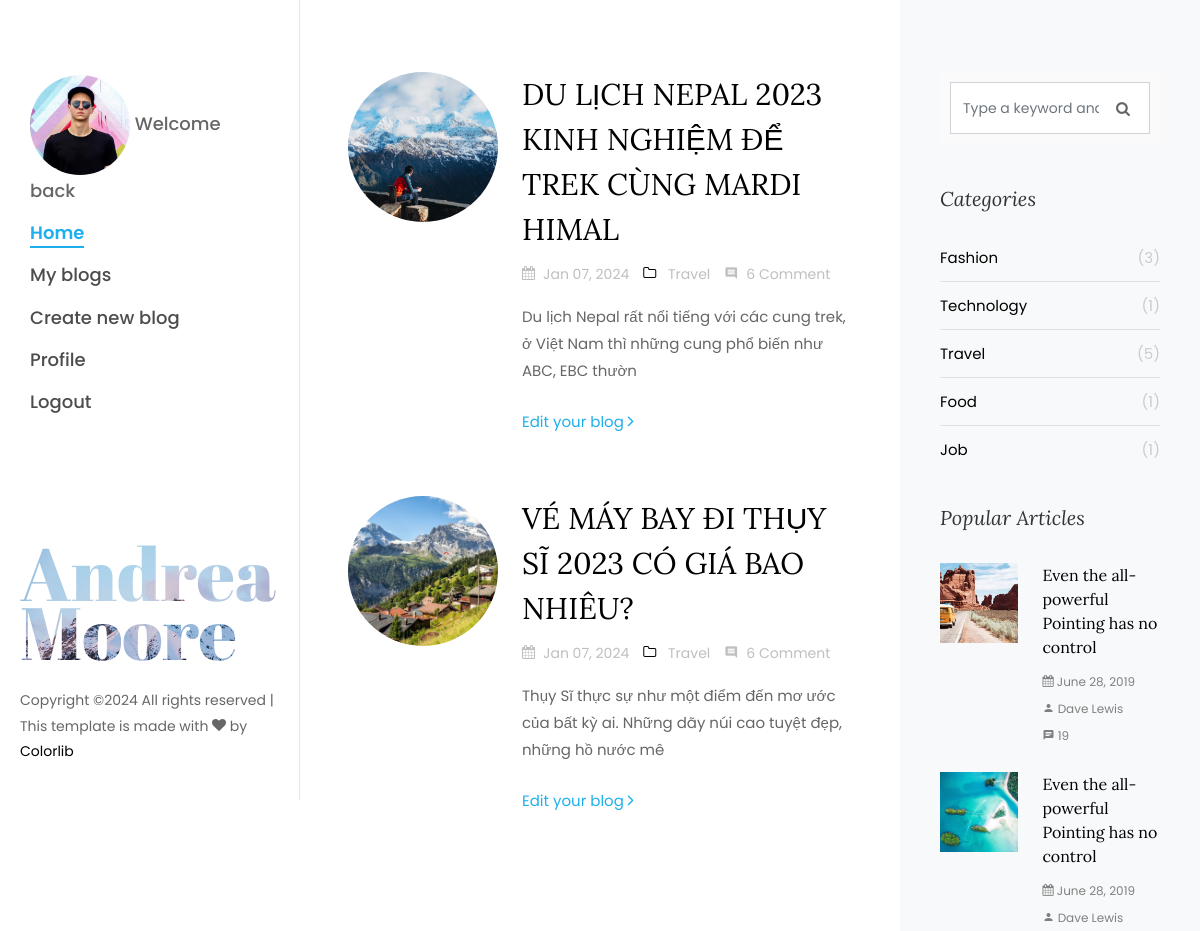
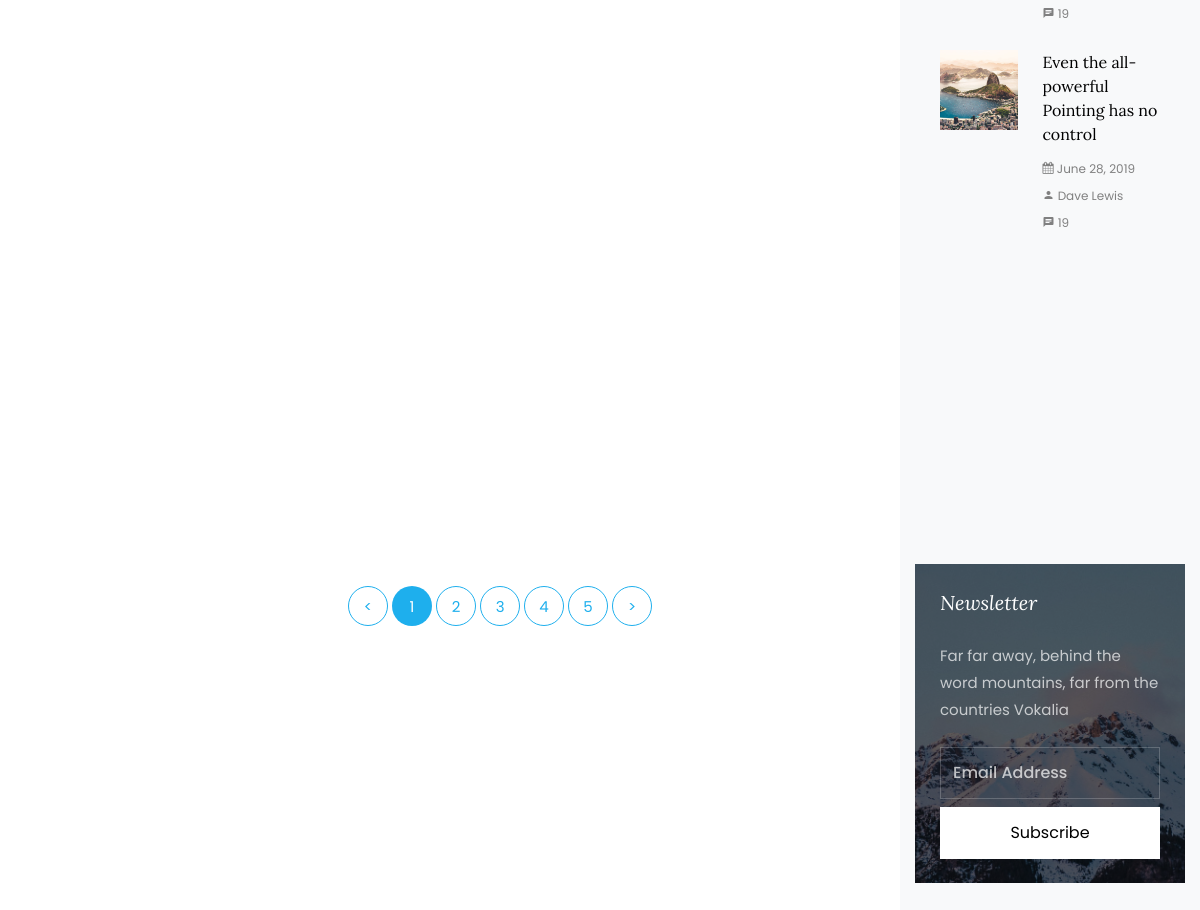
Page /viewblogbycate.php (signed in) on the committed database (2 pictures, top to bottom).
### tables this page shows
CREATE TABLE `blog` (
  `id` int(11) NOT NULL,
  `title` varchar(150) DEFAULT NULL,
  `subdescription` varchar(500) DEFAULT NULL,
  `content` varchar(8000) DEFAULT NULL,
  `image` varchar(50) DEFAULT NULL,
  `tag_id` int(11) DEFAULT NULL,
  `user_id` int(11) DEFAULT NULL,
  `status` tinyint(4) DEFAULT 0,
  `date_create` timestamp NULL DEFAULT NULL,
  `last_update` timestamp NULL DEFAULT NULL ON UPDATE current_timestamp()
);

CREATE TABLE `category` (
  `id` int(11) NOT NULL,
  `name` varchar(100) DEFAULT NULL,
  `slug` varchar(100) DEFAULT NULL,
  `image` varchar(100) DEFAULT NULL,
  `home` tinyint(4) DEFAULT 0,
  `status` tinyint(4) DEFAULT 0,
  `date_create` timestamp NULL DEFAULT current_timestamp(),
  `last_update` timestamp NULL DEFAULT current_timestamp() ON UPDATE current_timestamp()
);

### libraries/Database.php (called while the page is built, shortened)
<?php
    class Database
    {
        public $link;
        public function __construct()
        {
            $this->link = mysqli_connect("localhost","root","","blogs") or die ();
            mysqli_set_charset($this->link,"utf8");
        }
        public function fetchsql( $sql )
        {
            $result = mysqli_query($this->link,$sql) or die("Lỗi  truy vấn sql " .mysqli_error($this->link));
            $data = [];
            if( $result)
            {
                while ($num = mysqli_fetch_assoc($result))
                {
                    $data[] = $num;
                }
            }
            return $data;
        }
    }
?>

### autoload/autoload.php (called while the page is built, shortened)
<?php
	require_once ("libraries/Database.php");
	require_once ("libraries/Function.php");
	$db = new Database ;
?>

### libraries/Function.php (called while the page is built, shortened)
<?php
	function getInput($string)
	{
		return isset($_GET[$string]) ? $_GET[$string] : '';
	}
function convertDate($time, $format = 'M d, Y') {
    $dateTime = new DateTime($time);
    $formattedDate = $dateTime->format($format);
    return $formattedDate;
}
?>

### viewblogbycate.php (the view)
<?php
    require_once ("autoload/autoload.php");
    $key = intval(getInput('id'));
    $sql = "SELECT *, category.name AS namecate ,blog.image AS imgblog FROM `blog` LEFT JOIN category ON category.id = blog.tag_id WHERE title LIKE '%$key%' OR category.name LIKE '%$key%'";
    $myblog =$db->fetchsql($sql);
?>
<?php require_once("layouts/header.php"); ?>
                     <div class="col-xl-8 py-5 px-md-5">
                        <div class="row pt-md-4">
                           <?php $stt = 1; foreach ($myblog as $item) : ?>
                              <div class="col-md-12">
                                 <div class="blog-entry ftco-animate d-md-flex">
                                    <a href="single.html" class="img img-2" style="background-image: url(img/<?php echo $item['imgblog'];?>);"></a>
                                    <div class="text text-2 pl-md-4">
                                       <h3 class="mb-2"><a href="viewdetail.php?id=<?php echo$item['id'];?>"><?php echo $item['title']; ?></a></h3>
                                       <div class="meta-wrap">
                                          <p class="meta">
                                             <span><i class="icon-calendar mr-2"></i><?php echo convertDate($item['date_create']);?></span>
                                             <span><a href="single.html"><i class="icon-folder-o mr-2"></i></a>
                                             <?php echo $item['namecate']; ?></span>
                                             <span><i class="icon-comment2 mr-2"></i><?php echo $item['id'];?> Comment</span>
                                          </p>
                                       </div>
                                       <p class="mb-4"><?php echo $item['subdescription']; ?></p>
                                       <p><a href="editmyblog.php?id=<?php echo$item['id'];?>" class="btn-custom">Edit your blog <span class="ion-ios-arrow-forward"></span></a></p>
                                    </div>
                                 </div>
                              </div>
                           <?php $stt++;  endforeach; ?>
                        </div>
                        <div class="row">
                           <div class="col">
                              <div class="block-27">
                                 <ul>
                                    <li><a href="#">&lt;</a></li>
                                    <li class="active"><span>1</span></li>
                                    <li><a href="#">2</a></li>
                                    <li><a href="#">3</a></li>
                                    <li><a href="#">4</a></li>
                                    <li><a href="#">5</a></li>
                                    <li><a href="#">&gt;</a></li>
                                 </ul>
                              </div>
                           </div>
                        </div>
                     </div>
<?php require_once("layouts/footer.php"); ?>

### public/css/icomoon.css (style rules this page uses)
[class^="icon-"], [class*=" icon-"] { font-family: 'icomoon' !important; speak: none; font-style: normal; font-weight: normal; font-variant: normal; text-transform: none; line-height: 1; -webkit-font-smoothing: antialiased; -moz-osx-font-smoothing: grayscale; }
.icon-calendar:before { content: "\f073"; }
.icon-folder-o:before { content: "\f114"; }
.icon-comment2:before { content: "\e0b9"; }

### rows in the picture
blog: image (picture), title "DU LỊCH NEPAL 2023 KINH NGHIỆM ĐỂ TREK CÙNG MARDI HIMAL", category.date_create "Jan 07, 2024", category.name "Travel", category.id "6", subdescription "Du lịch Nepal rất nổi tiếng với các cung trek, ở Việt Nam thì những cung phổ biến như ABC, EBC thườn"
blog: image (picture), title "VÉ MÁY BAY ĐI THỤY SĨ 2023 CÓ GIÁ BAO NHIÊU?", category.date_create "Jan 07, 2024", category.name "Travel", category.id "6", subdescription "Thụy Sĩ thực sự như một điểm đến mơ ước của bất kỳ ai. Những dãy núi cao tuyệt đẹp, những hồ nước mê"

### other values in the picture
$item['catename'] "Fashion"
$item['blogs_count'] "3"
$item['catename'] "Technology"
$item['blogs_count'] "1"
$item['catename'] "Travel"
$item['blogs_count'] "5"
$item['catename'] "Food"
$item['catename'] "Job"
